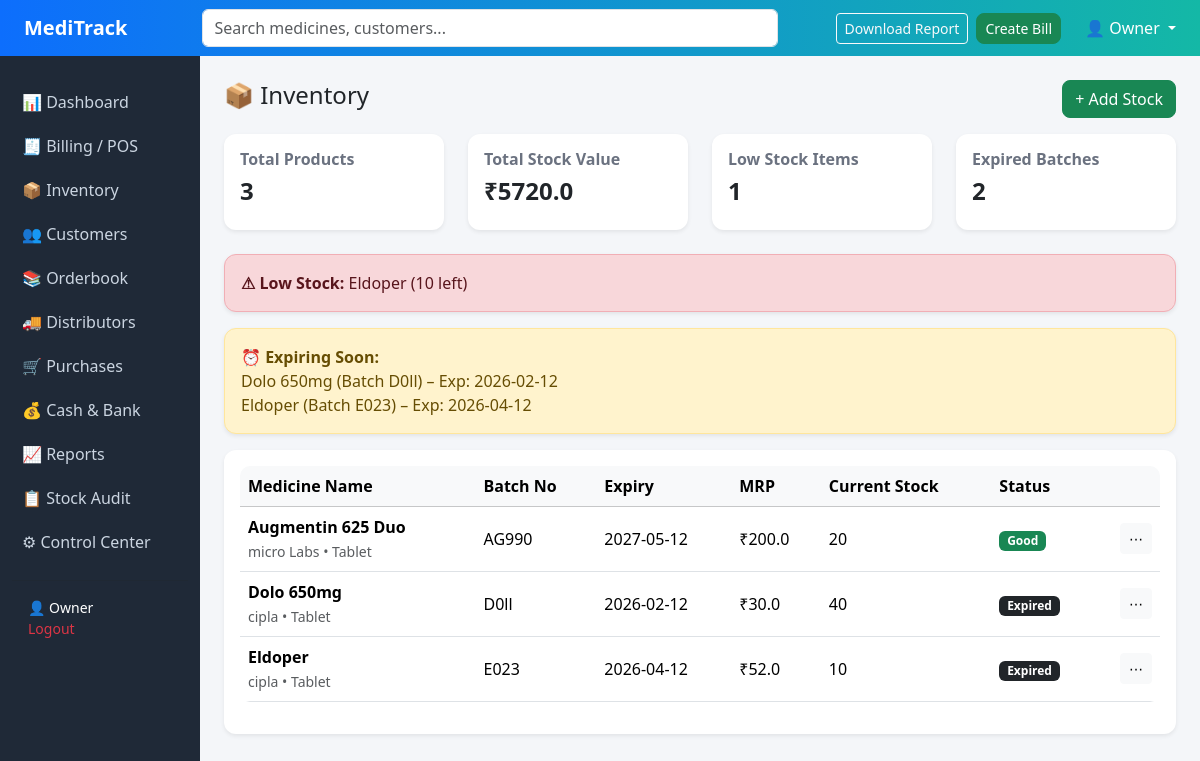
Page /inventory on the committed database.
### tables this page shows
CREATE TABLE "medicines" (
    id INTEGER PRIMARY KEY AUTOINCREMENT,
    name TEXT,
    batch_no TEXT,
    expiry_date DATE,
    price REAL,
    stock INTEGER
, company TEXT);

### app.py (the view)
@app.route("/inventory")
def inventory():
    conn = get_db()
    cur = conn.cursor()
    cur.execute("SELECT * FROM medicines ORDER BY LOWER(name), batch_no")
    medicines = cur.fetchall()
    cur.execute("SELECT * FROM medicines WHERE stock <= 10 ORDER BY stock ASC")
    low_stock = cur.fetchall()
    cur.execute("""
        SELECT * FROM medicines
        WHERE expiry_date IS NOT NULL
        AND DATE(expiry_date) <= DATE('now', '+30 days')
        ORDER BY expiry_date ASC
    """)
    expiry_alerts = cur.fetchall()
    total_value = sum(m["price"] * m["stock"] for m in medicines)
    total_products = len(medicines)
    cur = get_db().cursor()
    cur.execute("SELECT * FROM medicines WHERE DATE(expiry_date) < DATE('now')")
    expired_batches = cur.fetchall()
    conn.close()
    return render_template(
        "inventory.html",
        medicines=medicines,
        low_stock=low_stock,
        expiry_alerts=expiry_alerts,
        total_value=total_value,
            total_products=total_products,
           expired_batches=expired_batches,
            today=str(date.today())
    )

### app.py (called while the page is built)
def get_db():
    conn = sqlite3.connect(DATABASE)
    conn.row_factory = sqlite3.Row
    return conn

### templates/inventory.html (shortened to what this page needs)
{% extends "base.html" %}
{% block content %}
<div class="d-flex justify-content-between align-items-center mb-3">
    <h4>📦 Inventory</h4>
    <button class="btn btn-success"
            data-bs-toggle="offcanvas"
            data-bs-target="#addBatchCanvas">
        + Add Stock
    </button>
</div>
<div class="row mb-4">
  <div class="col-md-3">
    <div class="card shadow-sm p-3">
      <h6>Total Products</h6>
      <h4>{{ total_products }}</h4>
    </div>
  </div>
  <div class="col-md-3">
    <div class="card shadow-sm p-3">
      <h6>Total Stock Value</h6>
      <h4>₹{{ total_value }}</h4>
    </div>
  </div>
  <div class="col-md-3">
    <div class="card shadow-sm p-3">
      <h6>Low Stock Items</h6>
      <h4>{{ low_stock|length }}</h4>
    </div>
  </div>
  <div class="col-md-3">
    <div class="card shadow-sm p-3">
      <h6>Expired Batches</h6>
      <h4>{{ expired_batches|length }}</h4>
    </div>
  </div>
</div>
{% if low_stock %}
<div class="alert alert-danger shadow-sm">
    <strong>⚠ Low Stock:</strong>
    {% for m in low_stock %}
        {{ m.name }} ({{ m.stock }} left){% if not loop.last %}, {% endif %}
    {% endfor %}
</div>
{% endif %}
{% if expiry_alerts %}
<div class="alert alert-warning shadow-sm">
    <strong>⏰ Expiring Soon:</strong><br>
    {% for m in expiry_alerts %}
        {{ m.name }} (Batch {{ m.batch_no }}) – Exp: {{ m.expiry_date }}<br>
    {% endfor %}
</div>
{% endif %}
<div class="card shadow-sm p-3">
<table class="table table-hover align-middle">
    <thead class="table-light">
        <tr>
            <th>Medicine Name</th>
            <th>Batch No</th>
            <th>Expiry</th>
            <th>MRP</th>
            <th>Current Stock</th>
            <th>Status</th>
            <th></th>
        </tr>
    </thead>
    <tbody>
        {% for m in medicines %}
        <tr>
            <td>
                <strong>{{ m.name }}</strong><br>
                <small class="text-muted">
                    {{ m.company }} • Tablet
                </small>
            </td>
            <td>{{ m.batch_no }}</td>
            <td>{{ m.expiry_date }}</td>
            <td>₹{{ m.price }}</td>
            <td>{{ m.stock }}</td>
          <td>
              {% if m.expiry_date and m.expiry_date < today %}
                <span class="badge bg-dark">Expired</span>
              {% elif m.stock <= 10 %}
                <span class="badge bg-danger">Low</span>
              {% else %}
                <span class="badge bg-success">Good</span>
              {% endif %}
          </td>
            <td class="text-end">
                <div class="dropdown">
                    <button class="btn btn-sm btn-light"
                            data-bs-toggle="dropdown">
                        ⋯
                    </button>
                </div>
            </td>
        </tr>
        {% endfor %}
    </tbody>
</table>
</div>
{% endblock %}

### static/css/style.css (style rules this page uses)
body { background-color: #f4f6f9; font-family: "Segoe UI", sans-serif; }
.card { border-radius: 14px; border: none; box-shadow: 0 10px 25px rgba(0,0,0,0.08); transition: all 0.25s ease; }
.card h6 { color: #6b7280; font-weight: 600; }
.card h4 { font-weight: 700; }
.alert { border-radius: 12px; }
.table { background: white; border-radius: 10px; overflow: hidden; }
body { background:#f4f6f9; }
.card { border:none; border-radius:14px; box-shadow:0 8px 18px rgba(0,0,0,0.08); }
.card { border-radius: 12px; }
.table td, .table th { vertical-align: middle; }
.btn-success { border-radius: 8px; }

### rows in the picture
medicines: name "Eldoper", stock "10", batch_no "E023", expiry_date "2026-04-12", company "cipla", price "52.0", shows "Expired"
medicines: name "Dolo 650mg", batch_no "D0ll", expiry_date "2026-02-12", company "cipla", price "30.0", stock "40", shows "Expired"
medicines: name "Augmentin 625 Duo", company "micro Labs", batch_no "AG990", expiry_date "2027-05-12", price "200.0", stock "20", shows "Good"

### other values in the picture
{{ session.get("user_name","Owner") }} "Owner"
{{ total_products }} "3"
{{ total_value }} "5720.0"
{{ low_stock|length }} "1"
{{ expired_batches|length }} "2"
